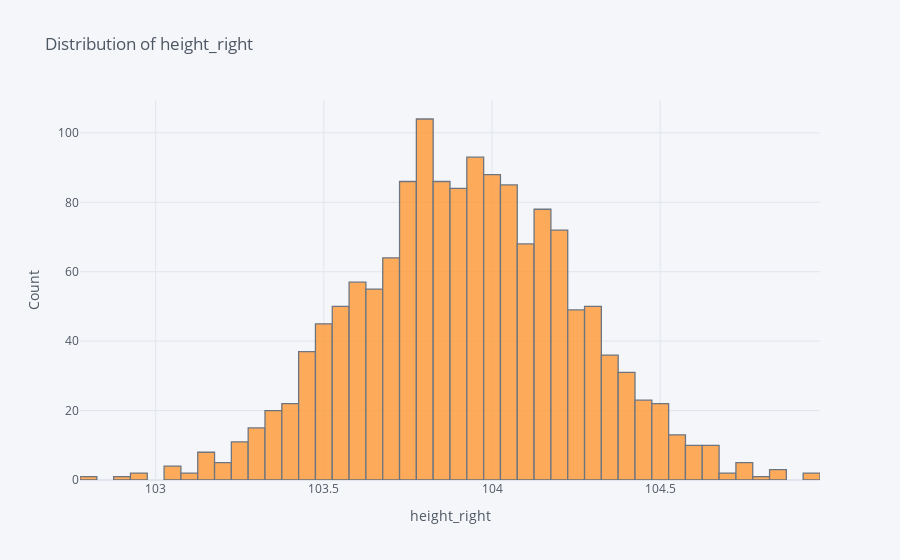

Write notebook code for a chart like this one.
### Code cell
distr(df['height_right'],title='Distribution of height_right',xlabel='height_right',ylabel='Count')

### Figure 1 — Plotly figure (JSON) as saved in the notebook; plotly's stock layout.template omitted (floating-point values rounded to 4 significant figures; data arrays with more than 128 entries replaced by an {"elided": "..."} marker saying what was removed)
{"data": [{"histfunc": "count", "histnorm": "", "marker": {"color": "rgba(255, 153, 51, 1.0)", "line": {"color": "#4D5663", "width": 1.3}}, "name": "height_right", "opacity": 0.8, "orientation": "v", "type": "histogram", "x": {"elided": "1500 float values"}}], "layout": {"barmode": "overlay", "legend": {"bgcolor": "#F5F6F9", "font": {"color": "#4D5663"}}, "paper_bgcolor": "#F5F6F9", "plot_bgcolor": "#F5F6F9", "title": {"font": {"color": "#4D5663"}, "text": "Distribution of height_right"}, "xaxis": {"gridcolor": "#E1E5ED", "showgrid": true, "tickfont": {"color": "#4D5663"}, "title": {"font": {"color": "#4D5663"}, "text": "height_right"}, "zerolinecolor": "#E1E5ED"}, "yaxis": {"gridcolor": "#E1E5ED", "showgrid": true, "tickfont": {"color": "#4D5663"}, "title": {"font": {"color": "#4D5663"}, "text": "Count"}, "zerolinecolor": "#E1E5ED"}}}
